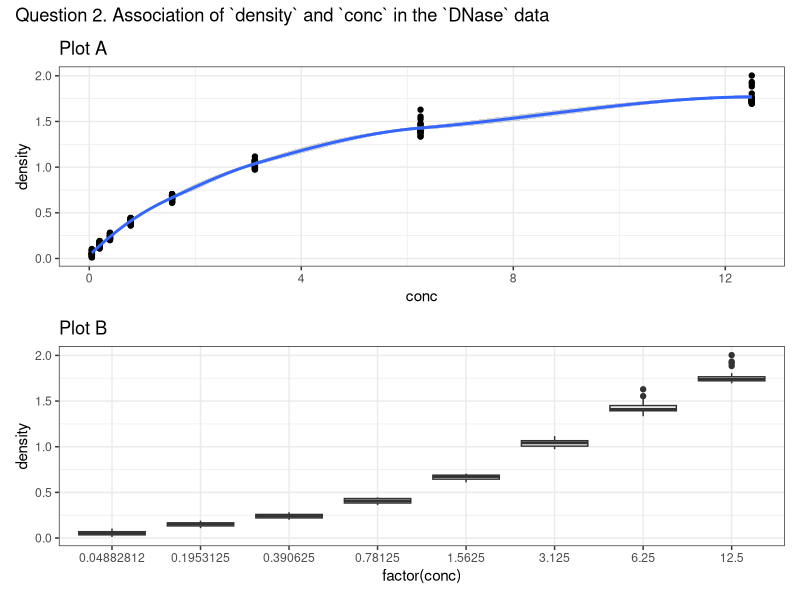

Source code (R):
## ---- chunk 1
knitr::opts_chunk$set(comment = NA)
## ---- chunk 2
library(patchwork); library(tidyverse)
## ---- chunk 3
plotA <- ggplot(DNase, aes(x = conc, y = density)) +
    geom_point() +
    geom_smooth(method = "loess", formula = y ~ x) +
    theme_bw() +
    labs(title = "Plot A")
## ---- chunk 4
plotB <- ggplot(DNase, aes(x = factor(conc), y = density)) +
    geom_boxplot() +
    theme_bw() +
    labs(title = "Plot B")
## ---- chunk 5
plotA / plotB + 
    plot_annotation(
        title = "Question 2. Association of `density` and `conc` in the `DNase` data")
